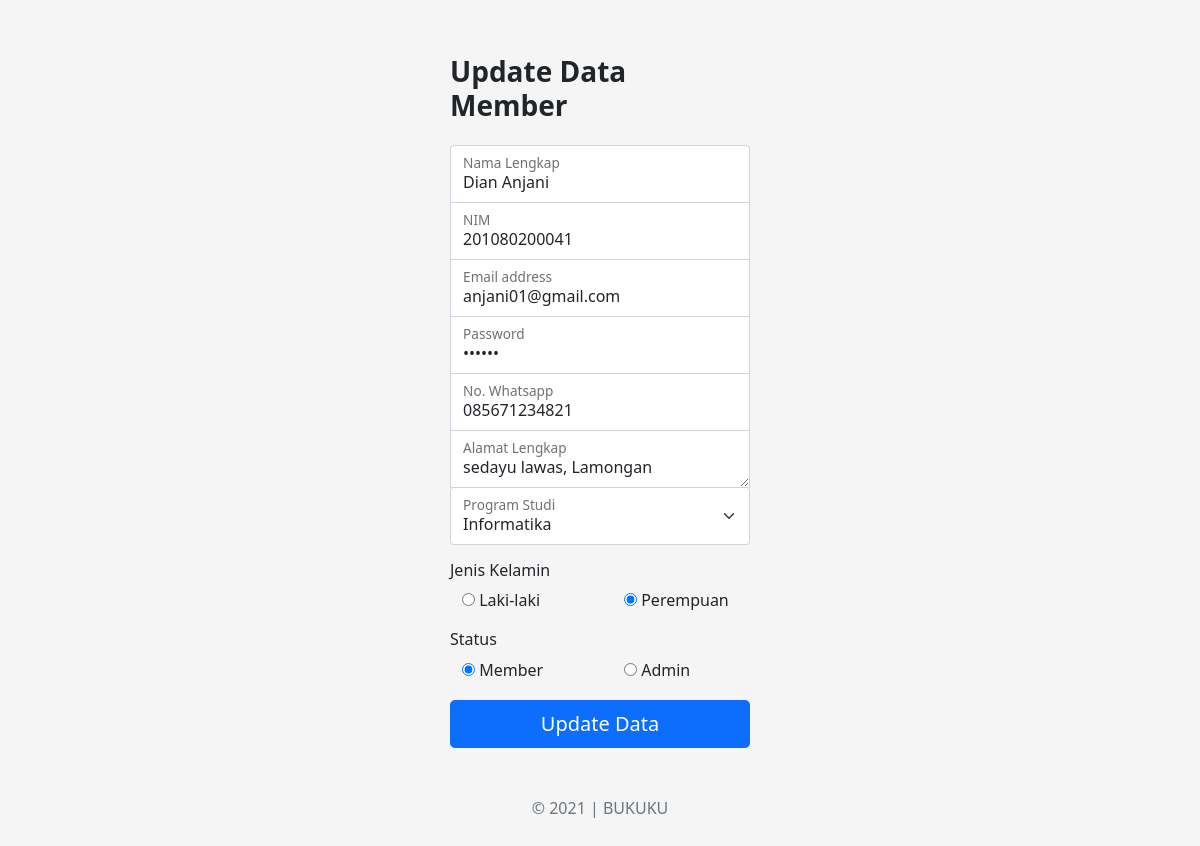
Page /pages/ubah.php?idMember=3 (signed in) on the committed database.
### tables this page shows
CREATE TABLE `member` (
  `idMember` int(11) NOT NULL,
  `nim` varchar(15) NOT NULL,
  `namaMember` varchar(35) NOT NULL,
  `jnsKlmn` enum('L','P') NOT NULL,
  `alamat` varchar(100) NOT NULL,
  `noWa` varchar(15) NOT NULL,
  `email` varchar(35) NOT NULL,
  `pass` varchar(255) NOT NULL,
  `prodi` varchar(30) NOT NULL,
  `status` int(2) NOT NULL DEFAULT 0
);

### pages/functions.php (called while the page is built, shortened)
<?php
require 'koneksi.php';
function query($query) {
    global $conn;
    $result = mysqli_query($conn, $query);
    $rows = [];
    while ($row = mysqli_fetch_assoc($result)) {
        $rows[] = $row;
    }
    return $rows;
}
?>

### pages/ubah.php (the view, shortened to what this page needs)
<?php
require 'functions.php';
$id = $_GET["idMember"];
$mhs = query("SELECT * FROM member WHERE idMember = $id")[0];
?>
<!DOCTYPE html>
<html lang="en">
<head>
    <link rel="stylesheet" href="../assets/css/bootstrap.min.css">
    <link rel="stylesheet" href="../assets/css/all.min.css">
    <link rel="stylesheet" href="../assets/css/style.css">
</head>
<body class="signin text-center">
    <main class="form-signin">
        <form action="" method="post">
            <h3 class="text-start fw-bold mb-4">Update Data Member</h3>
            <div class="form-floating">
                <input type="text" class="form-control" name="inputNama" id="inputNama" placeholder="name" required autocomplate="off" value="<?= $mhs['namaMember'] ?>">
                <label for="inputNama">Nama Lengkap</label>
            </div>
            <div class="form-floating">
                <input type="text" class="form-control" name="inputNIM" id="inputNIM" placeholder="nim" required autocomplate="off" value="<?= $mhs['nim'] ?>">
                <label for="inputNIM">NIM</label>
            </div>
            <div class="form-floating">
                <input type="email" class="form-control" name="inputEmail" id="inputEmail" placeholder="name@example.com" required autocomplate="off" value="<?= $mhs['email'] ?>">
                <label for="inputEmail">Email address</label>
            </div>
            <div class="form-floating">
                <input type="password" class="form-control" name="inputPassword" id="inputPassword" placeholder="Password" required autocomplate="off" value="<?= $mhs['pass'] ?>">
                <label for="inputPassword">Password</label>
            </div>
            <div class="form-floating">
                <input type="text" class="form-control" name="inputWhatsapp" id="inputWhatsapp" placeholder="whatsapp" required autocomplate="off" value="<?= $mhs['noWa'] ?>">
                <label for="inputWhatsapp">No. Whatsapp</label>
            </div>
            <div class="form-floating">
                <textarea class="form-control" name="inputAlamat" id="inputAlamat" placeholder="alamat" required><?= $mhs['alamat'] ?></textarea>
                <label for="inputAlamat">Alamat Lengkap</label>
            </div>
            <div class="form-floating">
                <select name="inputProdi" id="inputProdi" class="form-select" aria-label="Floating label select example">
                    <option <?php if ($mhs['prodi'] == 'Informatika') { echo "selected"; }?> value="Informatika">Informatika</option>
                </select>
                <label for="inputProdi">Program Studi</label>
            </div>
            <div class="row text-start mt-3">
                <h6>Jenis Kelamin</h6>
                <div class="col-6 form-check">
                    <input type="radio" name="inputGender" id="genderL" value="L" <?php if ($mhs['jnsKlmn'] == 'L') { echo "checked"; }?>>
                    <label for="genderL">Laki-laki</label>
                </div>
                <div class="col-6 form-check">
                    <input type="radio" name="inputGender" id="genderP" value="P" <?php if ($mhs['jnsKlmn'] == 'P') { echo "checked"; }?>>
                    <label for="genderP">Perempuan</label>
                </div>
            </div>
            <div class="row text-start mt-3">
                <h6>Status</h6>
                <div class="col-6 form-check">
                    <input type="radio" name="status" id="status0" value="0" <?php if ($mhs['status'] == '0') { echo "checked"; }?>>
                    <label for="status0">Member</label>
                </div>
                <div class="col-6 form-check">
                    <input type="radio" name="status" id="status1" value="1" <?php if ($mhs['status'] == '1') { echo "checked"; }?>>
                    <label for="status1">Admin</label>
                </div>
            </div>
            <button class="w-100 btn btn-lg btn-primary mt-3" type="submit" name="submit">Update Data</button>
            <p class="mt-5 mb-3 text-muted">&copy; 2021 | BUKUKU</p>
        </form>
    </main>
</body>
</html>

### assets/css/style.css (style rules this page uses)
html { height: 100%; }
body.signin { height: 100%; display: flex; align-items: center; padding-top: 40px; padding-bottom: 40px; background-color: #f5f5f5; }
.form-signin { width: 100%; max-width: 330px; padding: 15px; margin: auto; }
.form-signin input#loginEmail, .form-signin input#inputNama { border-radius: .25rem .25rem 0 0; }
body.signin .form-signin input, .form-signin textarea { margin-top: -1px; margin-bottom: -1px; border-radius: 0; }
input[type="radio"] { margin-top: .25rem !important; }

### rows in the picture
member: inputNama "Dian Anjani", inputNIM "201080200041", inputEmail "anjani01@gmail.com", inputWhatsapp "085671234821", inputAlamat "sedayu lawas, Lamongan", inputProdi "Informatika", jnsKlmn "☐ Laki-laki", jnsKlmn "☑ Perempuan", status "☑ Member", status "☐ Admin"
